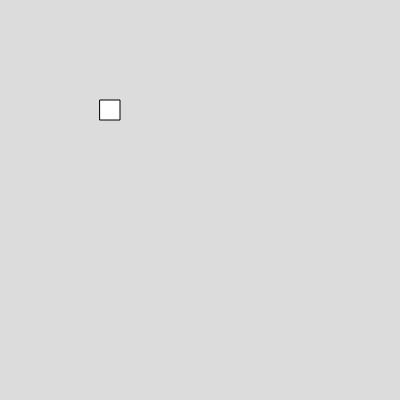
Frame 1 (no input)
Frame 60 (no input): identical to frame 1, image omitted
Frame 120 (the mouse pressed at the canvas centre since frame 60): identical to frame 1, image omitted

The p5.js sketch that drew this single still picture (run headless with seeded random() and noise() and a simulated clock; from frame 60 on, the mouse is pressed at the canvas centre):

// p5.js sketch
// ── sketch.js
function setup() {
  createCanvas(400, 400);
  colorMode(RGB);
  background(100,200,50);
}

function draw() {
  background(220);
  rect(100, 100, 20,20);
  console.log('test');
}
